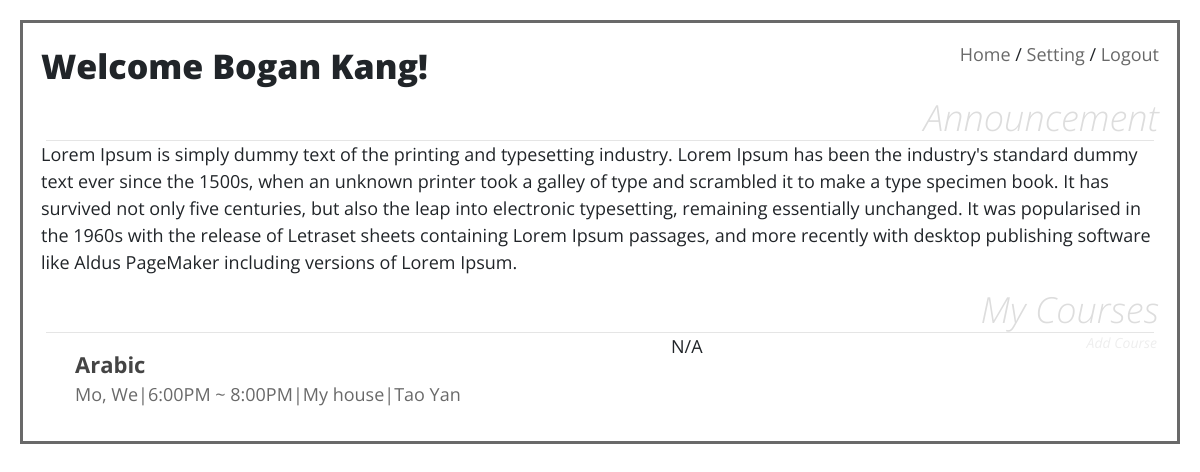
The page /studentClassroom/studentMain.php (signed in) on the database its author committed.
### tables this page shows
CREATE TABLE `student` (
  `id` int(11) NOT NULL AUTO_INCREMENT,
  `username` varchar(45) NOT NULL,
  `email` varchar(45) NOT NULL,
  `password` varchar(45) NOT NULL,
  `fname` varchar(45) NOT NULL,
  `lname` varchar(45) NOT NULL,
  `phone` varchar(45) DEFAULT NULL,
  `address` varchar(256) DEFAULT NULL,
  `status` int(1) NOT NULL,
  PRIMARY KEY (`id`)
);

CREATE TABLE `stucourse` (
  `id` int(11) NOT NULL AUTO_INCREMENT,
  `student_id` int(11) NOT NULL,
  `course_id` int(11) NOT NULL,
  `semester_id` int(11) NOT NULL,
  `grade` varchar(2) DEFAULT NULL,
  `rating` int(11) DEFAULT NULL,
  `comment` varchar(1024) DEFAULT NULL,
  PRIMARY KEY (`id`)
);

CREATE TABLE `addcourse` (
  `id` int(11) NOT NULL AUTO_INCREMENT,
  `course_id` int(11) NOT NULL DEFAULT '0',
  `semcourse_id` int(11) NOT NULL,
  `semester_id` int(11) NOT NULL,
  `cname` varchar(45) NOT NULL,
  `cdetail` varchar(1024) NOT NULL,
  `tid` int(11) NOT NULL DEFAULT '0',
  `tfname` varchar(45) NOT NULL,
  `tlname` varchar(45) NOT NULL,
  `room` varchar(45) NOT NULL,
  `week` varchar(7) NOT NULL,
  `cstart` time NOT NULL,
  `cend` time NOT NULL,
  `rating` double NOT NULL,
  `nrating` int(11) NOT NULL,
  PRIMARY KEY (`id`)
);

### src/inc/courseUtil.php (called while the page is built, shortened)
<?php
class courseUtil
{
    private function weekText($wk)
    {
        switch ($wk) {
            case 1:
                return "Mo";
            case 3:
                return "We";
        }
    }
    public function str2week($str)
    {
        $strarr = str_split($str);
        $strbuilder = "";
        for ($i = 0; $i < count($strarr); $i++) {
            $strbuilder .= $this->weekText($strarr[$i] - '0');
            if ($i != count($strarr) - 1) {
                $strbuilder = $strbuilder . ", ";
            }
        }
        return $strbuilder;
    }
    public function shortenTime($time)
    {
        $stringbuilder = "";
        $arr = explode(":", $time);
        $stringbuilder .= (string)(((int)$arr[0] + 11) % 12 + 1);
        $stringbuilder .= ":";
        $stringbuilder .= $arr[1];
        if ((int)$arr[0] >= 12) {
            $stringbuilder .= "PM";
        } else {
            $stringbuilder .= "AM";
        }
        return $stringbuilder;
    }
}

### src/studentClassroom/studentMain.php (the view, shortened to what this page needs)
<?php include "studentHeader.php"; ?>
<link rel="stylesheet" href="../css/couseSearch.css">
<h1>Welcome <?php echo ucwords($pq['fname']) . " " . ucwords($pq['lname']); ?>!</h1>
<h2>Announcement</h2>
<hr class="hr">
<p>Lorem Ipsum is simply dummy text of the printing and typesetting industry. Lorem Ipsum has been the industry's
    standard dummy text ever since the 1500s, when an unknown printer took a galley of type and scrambled it to make a
    type specimen book. It has survived not only five centuries, but also the leap into electronic typesetting,
    remaining essentially unchanged. It was popularised in the 1960s with the release of Letraset sheets containing
    Lorem Ipsum passages, and more recently with desktop publishing software like Aldus PageMaker including versions of
    Lorem Ipsum.</p>
<h2>My Courses</h2>
<hr class="hr">
<a class="advance" href="selectSemester.php">Add Course</a>
<?php
require_once "../inc/courseUtil.php";
$coursecls = new courseUtil();
$today = date("Y-m-d");
$semester = mysqli_fetch_assoc(mysqli_query($db, "SELECT id FROM semester WHERE end > '$today' AND start<'$today'"));
$semester = $semester['id'];
$myID = $pq['id'];
$myClass = mysqli_query($db, "SELECT * FROM stucourse WHERE student_id=$myID AND semester_id=$semester");
if (mysqli_num_rows($myClass) > 0) {
    while ($rows = mysqli_fetch_assoc($myClass)) {
        $course_id = $rows['course_id'];
        $row = mysqli_fetch_assoc(mysqli_query($db, "SELECT * FROM addcourse WHERE course_id=$course_id AND semester_id=$semester"));
        ?>
        <div class="container-fluid">
            <div class="row">
                <div class="col-sm-7 csdetail">
                    <a class="course"
                       href="../errorPage/featureConstruction.php?scID=<?= $row['semcourse_id'] ?>&cID=<?= $row['course_id'] ?>">
                        <?php
                        echo $row['cname'];
                        ?>
                    </a>
                    <br>
                    <span class="coursedetail">
                                    <?php
                                    echo $coursecls->str2week($row['week']) . "|";
                                    echo $coursecls->shortenTime($row['cstart']) . " ~ " . $coursecls->shortenTime($row['cend']) . "|";
                                    echo $row['room'] . "|";
                                    echo $row['tfname'] . ' ' . $row['tlname'];
                                    echo '<br>';
                                    ?>
                                </span>
                </div>
                <div class="col-sm-5">
                    <span>N/A</span>
                </div>
            </div>
        </div>
        <?
    }
} else { ?>
    <span class="results noresult">No Course Available...</span>
    <?php
}
?>
<?php include "studentFooter.php"; ?>

### src/css/overall.css (style rules this page uses)
html, html * { font-family: 'Open Sans', sans-serif; -webkit-transition: color 1s, border 1s; -moz-transition: color 1s, border 1s; -ms-transition: color 1s, border 1s; -o-transition: color 1s, border 1s; transition: color 1s, border 1s; }
body { font-size: 18px; }
h1 { font-weight: 900; font-size: 34px; line-height: 150%; }
h2 { font-style: italic; font-weight: 100; font-size: 36px; line-height: 100%; color: #ddd; text-align: right; cursor: default; }
p { line-height: 150%; }
a { color: dimgray; text-decoration: none; }
hr { margin: 5px; }

### src/css/couseSearch.css (style rules this page uses)
.course { font-size: 22px; font-weight: 700; }
.course:visited, .course:link { color: #444; }
.coursedetail { color: dimgray; }
.csdetail { padding: 15px; border-left: 4px white double; max-width: 800px; display: inline-block; -webkit-transition: border .5s; -moz-transition: border .5s; -ms-transition: border .5s; -o-transition: border .5s; transition: border .5s; }
.advance, .advance:visited { font-size: 14px; font-style: italic; padding: 2px; margin: 0; border-bottom: 1px white solid; border-left: 0; border-right: 0; border-top: 1px white dashed; float: right; color: #eee; line-height: 100%; display: block; }
.hr { margin-top: -4px; margin-bottom: 0; }

### rows shown on the page
student: fname "Bogan", lname "Kang"
stucourse: addcourse.cname "Arabic", addcourse.week "Mo, We", addcourse.cstart "6:00PM", addcourse.cend "8:00PM", addcourse.room "My house", addcourse.tfname "Tao", addcourse.tlname "Yan"
